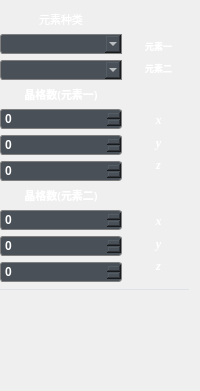
           <widget class="QWidget" name="page_9">
            <layout class="QHBoxLayout" name="horizontalLayout_46">
             <property name="leftMargin">
              <number>0</number>
             </property>
             <property name="bottomMargin">
              <number>100</number>
             </property>
             <item>
              <layout class="QVBoxLayout" name="verticalLayout_33" stretch="7,4,1">
               <item>
                <layout class="QVBoxLayout" name="verticalLayout_45" stretch="3,4">
                 <item>
                  <layout class="QHBoxLayout" name="horizontalLayout_3" stretch="2,1">
                   <item>
                    <layout class="QVBoxLayout" name="verticalLayout_4">
                     <item>
                      <widget class="QLabel" name="label">
                       <property name="sizePolicy">
                        <sizepolicy hsizetype="Preferred" vsizetype="Fixed">
                         <horstretch>0</horstretch>
                         <verstretch>0</verstretch>
                        </sizepolicy>
                       </property>
                       <property name="font">
                        <font>
                         <family>微软雅黑</family>
                         <pointsize>8</pointsize>
                         <weight>50</weight>
                         <bold>false</bold>
                        </font>
                       </property>
                       <property name="styleSheet">
                        <string notr="true">color: rgb(255, 255, 255);
</string>
                       </property>
                       <property name="text">
                        <string>元素种类</string>
                       </property>
                       <property name="alignment">
                        <set>Qt::AlignCenter</set>
                       </property>
                      </widget>
                     </item>
                     <item>
                      <widget class="QComboBox" name="comboBox">
                       <property name="font">
                        <font>
                         <family>Arial</family>
                         <weight>75</weight>
                         <bold>true</bold>
                        </font>
                       </property>
                       <property name="cursor">
                        <cursorShape>OpenHandCursor</cursorShape>
                       </property>
                       <property name="styleSheet">
                        <string notr="true">QComboBox{
	border: 1px solid gray;
    border-top-left-radius: 3px;
	border-bottom-left-radius: 3px;
    padding: 1px 2px 1px 2px;
    min-width: 3em;
	background-color: #495057;
	color: rgb(255, 255, 255);
}


</string>
                       </property>
                      </widget>
                     </item>
                     <item>
                      <widget class="QComboBox" name="comboBox_2">
                       <property name="font">
                        <font>
                         <family>Arial</family>
                         <weight>75</weight>
                         <bold>true</bold>
                        </font>
                       </property>
                       <property name="cursor">
                        <cursorShape>OpenHandCursor</cursorShape>
                       </property>
                       <property name="styleSheet">
                        <string notr="true">QComboBox{
	border: 1px solid gray;
    border-top-left-radius: 3px;
	border-bottom-left-radius: 3px;
    padding: 1px 2px 1px 2px;
    min-width: 3em;
	background-color: #495057;
	color: rgb(255, 255, 255);
}


</string>
                       </property>
                      </widget>
                     </item>
                    </layout>
                   </item>
                   <item>
                    <layout class="QVBoxLayout" name="verticalLayout_46" stretch="0,0,0">
                     <property name="bottomMargin">
                      <number>4</number>
                     </property>
                     <item>
                      <layout class="QHBoxLayout" name="horizontalLayout_4" stretch="1,7,1">
                       <property name="spacing">
                        <number>8</number>
                       </property>
                       <property name="topMargin">
                        <number>0</number>
                       </property>
                       <item>
                        <spacer name="horizontalSpacer_2">
                         <property name="orientation">
                          <enum>Qt::Horizontal</enum>
                         </property>
                         <property name="sizeHint" stdset="0">
                          <size>
                           <width>40</width>
                           <height>20</height>
                          </size>
                         </property>
                        </spacer>
                       </item>
                       <item>
                        <widget class="QLabel" name="label_8">
                         <property name="sizePolicy">
                          <sizepolicy hsizetype="Preferred" vsizetype="Preferred">
                           <horstretch>0</horstretch>
                           <verstretch>0</verstretch>
                          </sizepolicy>
                         </property>
                         <property name="styleSheet">
                          <string notr="true">border-image: url(:/background/原子.png);</string>
                         </property>
                         <property name="text">
                          <string/>
                         </property>
                        </widget>
                       </item>
                       <item>
                        <spacer name="horizontalSpacer">
                         <property name="orientation">
                          <enum>Qt::Horizontal</enum>
                         </property>
                         <property name="sizeHint" stdset="0">
                          <size>
                           <width>10</width>
                           <height>20</height>
                          </size>
                         </property>
                        </spacer>
                       </item>
                      </layout>
                     </item>
                     <item>
                      <widget class="QLabel" name="label_3">
                       <property name="sizePolicy">
                        <sizepolicy hsizetype="Preferred" vsizetype="Preferred">
                         <horstretch>0</horstretch>
                         <verstretch>0</verstretch>
                        </sizepolicy>
                       </property>
                       <property name="font">
                        <font>
                         <family>微软雅黑</family>
                         <pointsize>7</pointsize>
                         <weight>75</weight>
                         <bold>true</bold>
                        </font>
                       </property>
                       <property name="styleSheet">
                        <string notr="true">color: rgb(255, 255, 255);
</string>
                       </property>
                       <property name="text">
                        <string>元素一</string>
                       </property>
                       <property name="alignment">
                        <set>Qt::AlignCenter</set>
                       </property>
                      </widget>
                     </item>
                     <item>
                      <widget class="QLabel" name="label_2">
                       <property name="sizePolicy">
                        <sizepolicy hsizetype="Preferred" vsizetype="Preferred">
                         <horstretch>0</horstretch>
                         <verstretch>0</verstretch>
                        </sizepolicy>
                       </property>
                       <property name="font">
                        <font>
                         <family>微软雅黑</family>
                         <pointsize>7</pointsize>
                         <weight>75</weight>
                         <bold>true</bold>
                        </font>
                       </property>
                       <property name="styleSheet">
                        <string notr="true">color: rgb(255, 255, 255);
</string>
                       </property>
                       <property name="text">
                        <string>元素二</string>
                       </property>
                       <property name="alignment">
                        <set>Qt::AlignCenter</set>
                       </property>
                      </widget>
                     </item>
                    </layout>
                   </item>
                  </layout>
                 </item>
                 <item>
                  <layout class="QHBoxLayout" name="horizontalLayout_34" stretch="2,1">
                   <item>
                    <layout class="QVBoxLayout" name="verticalLayout_47">
                     <item>
                      <widget class="QLabel" name="label_4">
                       <property name="sizePolicy">
                        <sizepolicy hsizetype="Preferred" vsizetype="Fixed">
                         <horstretch>0</horstretch>
                         <verstretch>0</verstretch>
                        </sizepolicy>
                       </property>
                       <property name="font">
                        <font>
                         <family>微软雅黑</family>
                         <pointsize>8</pointsize>
                         <weight>75</weight>
                         <bold>true</bold>
                        </font>
                       </property>
                       <property name="styleSheet">
                        <string notr="true">color: rgb(255, 255, 255);
</string>
                       </property>
                       <property name="text">
                        <string>晶格数(元素一)</string>
                       </property>
                       <property name="alignment">
                        <set>Qt::AlignCenter</set>
                       </property>
                      </widget>
                     </item>
                     <item>
                      <widget class="QSpinBox" name="spinBox">
                       <property name="sizePolicy">
                        <sizepolicy hsizetype="Preferred" vsizetype="Fixed">
                         <horstretch>0</horstretch>
                         <verstretch>0</verstretch>
                        </sizepolicy>
                       </property>
                       <property name="font">
                        <font>
                         <family>Arial</family>
                         <weight>75</weight>
                         <bold>true</bold>
                        </font>
                       </property>
                       <property name="styleSheet">
                        <string notr="true">QSpinBox{
	color: rgb(255, 255, 255);
	border: 1px solid gray;
    border-radius: 3px;
    padding: 1px 2px 1px 2px;
    min-width: 3em;
	background-color: #495057;
}

</string>
                       </property>
                      </widget>
                     </item>
                     <item>
                      <widget class="QSpinBox" name="spinBox_2">
                       <property name="sizePolicy">
                        <sizepolicy hsizetype="Preferred" vsizetype="Fixed">
                         <horstretch>0</horstretch>
                         <verstretch>0</verstretch>
                        </sizepolicy>
                       </property>
                       <property name="font">
                        <font>
                         <family>Arial</family>
                         <weight>75</weight>
                         <bold>true</bold>
                        </font>
                       </property>
                       <property name="styleSheet">
                        <string notr="true">QSpinBox{
	color: rgb(255, 255, 255);
	border: 1px solid gray;
    border-radius: 3px;
    padding: 1px 2px 1px 2px;
    min-width: 3em;
	background-color: #495057;
}

</string>
                       </property>
                      </widget>
                     </item>
                     <item>
                      <widget class="QSpinBox" name="spinBox_3">
                       <property name="sizePolicy">
                        <sizepolicy hsizetype="Preferred" vsizetype="Fixed">
                         <horstretch>0</horstretch>
                         <verstretch>0</verstretch>
                        </sizepolicy>
                       </property>
                       <property name="font">
                        <font>
                         <family>Arial</family>
                         <weight>75</weight>
                         <bold>true</bold>
                        </font>
                       </property>
                       <property name="styleSheet">
                        <string notr="true">QSpinBox{
	color: rgb(255, 255, 255);
	border: 1px solid gray;
    border-radius: 3px;
    padding: 1px 2px 1px 2px;
    min-width: 3em;
	background-color: #495057;
}

</string>
                       </property>
                      </widget>
                     </item>
                    </layout>
                   </item>
                   <item>
                    <layout class="QVBoxLayout" name="verticalLayout_48">
                     <property name="bottomMargin">
                      <number>8</number>
                     </property>
                     <item>
                      <layout class="QHBoxLayout" name="horizontalLayout_43" stretch="1,6,1">
                       <item>
                        <spacer name="horizontalSpacer_4">
                         <property name="styleSheet">
                          <string>border-image: url(:/background/坐标系.png);</string>
                         </property>
                         <property name="orientation">
                          <enum>Qt::Horizontal</enum>
                         </property>
                         <property name="sizeHint" stdset="0">
                          <size>
                           <width>40</width>
                           <height>20</height>
                          </size>
                         </property>
                        </spacer>
                       </item>
                       <item>
                        <widget class="QLabel" name="label_9">
                         <property name="styleSheet">
                          <string notr="true">border-image: url(:/background/坐标系.png);</string>
                         </property>
                         <property name="text">
                          <string/>
                         </property>
                        </widget>
                       </item>
                       <item>
                        <spacer name="horizontalSpacer_3">
                         <property name="styleSheet">
                          <string>border-image: url(:/background/坐标系.png);</string>
                         </property>
                         <property name="orientation">
                          <enum>Qt::Horizontal</enum>
                         </property>
                         <property name="sizeHint" stdset="0">
                          <size>
                           <width>40</width>
                           <height>20</height>
                          </size>
                         </property>
                        </spacer>
                       </item>
                      </layout>
                     </item>
                     <item>
                      <widget class="QLabel" name="label_5">
                       <property name="font">
                        <font>
                         <family>Times New Roman</family>
                         <pointsize>9</pointsize>
                         <weight>75</weight>
                         <italic>true</italic>
                         <bold>true</bold>
                        </font>
                       </property>
                       <property name="styleSheet">
                        <string notr="true">color: rgb(255, 255, 255);
</string>
                       </property>
                       <property name="text">
                        <string>x</string>
                       </property>
                       <property name="alignment">
                        <set>Qt::AlignCenter</set>
                       </property>
                      </widget>
                     </item>
                     <item>
                      <widget class="QLabel" name="label_6">
                       <property name="font">
                        <font>
                         <family>Times New Roman</family>
                         <pointsize>9</pointsize>
                         <weight>75</weight>
                         <italic>true</italic>
                         <bold>true</bold>
                        </font>
                       </property>
                       <property name="styleSheet">
                        <string notr="true">color: rgb(255, 255, 255);
</string>
                       </property>
                       <property name="text">
                        <string>y</string>
                       </property>
                       <property name="alignment">
                        <set>Qt::AlignCenter</set>
                       </property>
                      </widget>
                     </item>
                     <item>
                      <widget class="QLabel" name="label_7">
                       <property name="font">
                        <font>
                         <family>Times New Roman</family>
                         <pointsize>9</pointsize>
                         <weight>75</weight>
                         <italic>true</italic>
                         <bold>true</bold>
                        </font>
                       </property>
                       <property name="styleSheet">
                        <string notr="true">color: rgb(255, 255, 255);
</string>
                       </property>
                       <property name="text">
                        <string>z</string>
                       </property>
                       <property name="alignment">
                        <set>Qt::AlignCenter</set>
                       </property>
                      </widget>
                     </item>
                    </layout>
                   </item>
                  </layout>
                 </item>
                </layout>
               </item>
               <item>
                <layout class="QHBoxLayout" name="horizontalLayout_44" stretch="2,1">
                 <item>
                  <layout class="QVBoxLayout" name="verticalLayout_49">
                   <item>
                    <widget class="QLabel" name="label_52">
                     <property name="sizePolicy">
                      <sizepolicy hsizetype="Preferred" vsizetype="Fixed">
                       <horstretch>0</horstretch>
                       <verstretch>0</verstretch>
                      </sizepolicy>
                     </property>
                     <property name="font">
                      <font>
                       <family>微软雅黑</family>
                       <pointsize>8</pointsize>
                       <weight>75</weight>
                       <bold>true</bold>
                      </font>
                     </property>
                     <property name="styleSheet">
                      <string notr="true">color: rgb(255, 255, 255);
</string>
                     </property>
                     <property name="text">
                      <string>晶格数(元素二)</string>
                     </property>
                     <property name="alignment">
                      <set>Qt::AlignCenter</set>
                     </property>
                    </widget>
                   </item>
                   <item>
                    <widget class="QSpinBox" name="spinBox_9">
                     <property name="sizePolicy">
                      <sizepolicy hsizetype="Preferred" vsizetype="Fixed">
                       <horstretch>0</horstretch>
                       <verstretch>0</verstretch>
                      </sizepolicy>
                     </property>
                     <property name="font">
                      <font>
                       <family>Arial</family>
                       <weight>75</weight>
                       <bold>true</bold>
                      </font>
                     </property>
                     <property name="styleSheet">
                      <string notr="true">QSpinBox{
	color: rgb(255, 255, 255);
	border: 1px solid gray;
    border-radius: 3px;
    padding: 1px 2px 1px 2px;
    min-width: 3em;
	background-color: #495057;
}

</string>
                     </property>
                    </widget>
                   </item>
                   <item>
                    <widget class="QSpinBox" name="spinBox_10">
                     <property name="sizePolicy">
                      <sizepolicy hsizetype="Preferred" vsizetype="Fixed">
                       <horstretch>0</horstretch>
                       <verstretch>0</verstretch>
                      </sizepolicy>
                     </property>
                     <property name="font">
                      <font>
                       <family>Arial</family>
                       <weight>75</weight>
                       <bold>true</bold>
                      </font>
                     </property>
                     <property name="styleSheet">
                      <string notr="true">QSpinBox{
	color: rgb(255, 255, 255);
	border: 1px solid gray;
    border-radius: 3px;
    padding: 1px 2px 1px 2px;
    min-width: 3em;
	background-color: #495057;
}

</string>
                     </property>
                    </widget>
                   </item>
                   <item>
                    <widget class="QSpinBox" name="spinBox_13">
                     <property name="sizePolicy">
                      <sizepolicy hsizetype="Preferred" vsizetype="Fixed">
                       <horstretch>0</horstretch>
                       <verstretch>0</verstretch>
                      </sizepolicy>
                     </property>
                     <property name="font">
                      <font>
                       <family>Arial</family>
                       <weight>75</weight>
                       <bold>true</bold>
                      </font>
                     </property>
                     <property name="styleSheet">
                      <string notr="true">QSpinBox{
	color: rgb(255, 255, 255);
	border: 1px solid gray;
    border-radius: 3px;
    padding: 1px 2px 1px 2px;
    min-width: 3em;
	background-color: #495057;
}

</string>
                     </property>
                    </widget>
                   </item>
                  </layout>
                 </item>
                 <item>
                  <layout class="QVBoxLayout" name="verticalLayout_50">
                   <property name="bottomMargin">
                    <number>8</number>
                   </property>
                   <item>
                    <layout class="QHBoxLayout" name="horizontalLayout_45" stretch="1,6,1">
                     <item>
                      <spacer name="horizontalSpacer_21">
                       <property name="styleSheet">
                        <string>border-image: url(:/background/坐标系.png);</string>
                       </property>
                       <property name="orientation">
                        <enum>Qt::Horizontal</enum>
                       </property>
                       <property name="sizeHint" stdset="0">
                        <size>
                         <width>40</width>
                         <height>20</height>
                        </size>
                       </property>
                      </spacer>
                     </item>
                     <item>
                      <widget class="QLabel" name="label_53">
                       <property name="styleSheet">
                        <string notr="true">border-image: url(:/background/坐标系.png);</string>
                       </property>
                       <property name="text">
                        <string/>
                       </property>
                      </widget>
                     </item>
                     <item>
                      <spacer name="horizontalSpacer_24">
                       <property name="styleSheet">
                        <string>border-image: url(:/background/坐标系.png);</string>
                       </property>
                       <property name="orientation">
                        <enum>Qt::Horizontal</enum>
                       </property>
                       <property name="sizeHint" stdset="0">
                        <size>
                         <width>40</width>
                         <height>20</height>
                        </size>
                       </property>
                      </spacer>
                     </item>
                    </layout>
                   </item>
                   <item>
                    <widget class="QLabel" name="label_54">
                     <property name="font">
                      <font>
                       <family>Times New Roman</family>
                       <pointsize>9</pointsize>
                       <weight>75</weight>
                       <italic>true</italic>
                       <bold>true</bold>
                      </font>
                     </property>
                     <property name="styleSheet">
                      <string notr="true">color: rgb(255, 255, 255);
</string>
                     </property>
                     <property name="text">
                      <string>x</string>
                     </property>
                     <property name="alignment">
                      <set>Qt::AlignCenter</set>
                     </property>
                    </widget>
                   </item>
                   <item>
                    <widget class="QLabel" name="label_55">
                     <property name="font">
                      <font>
                       <family>Times New Roman</family>
                       <pointsize>9</pointsize>
                       <weight>75</weight>
                       <italic>true</italic>
                       <bold>true</bold>
                      </font>
                     </property>
                     <property name="styleSheet">
                      <string notr="true">color: rgb(255, 255, 255);
</string>
                     </property>
                     <property name="text">
                      <string>y</string>
                     </property>
                     <property name="alignment">
                      <set>Qt::AlignCenter</set>
                     </property>
                    </widget>
                   </item>
                   <item>
                    <widget class="QLabel" name="label_56">
                     <property name="font">
                      <font>
                       <family>Times New Roman</family>
                       <pointsize>9</pointsize>
                       <weight>75</weight>
                       <italic>true</italic>
                       <bold>true</bold>
                      </font>
                     </property>
                     <property name="styleSheet">
                      <string notr="true">color: rgb(255, 255, 255);
</string>
                     </property>
                     <property name="text">
                      <string>z</string>
                     </property>
                     <property name="alignment">
                      <set>Qt::AlignCenter</set>
                     </property>
                    </widget>
                   </item>
                  </layout>
                 </item>
                </layout>
               </item>
               <item>
                <widget class="QFrame" name="frame_2">
                 <property name="styleSheet">
                  <string notr="true">QFrame {
    color: #dee2e6; /* 修改线条颜色 */

}</string>
                 </property>
                 <property name="frameShape">
                  <enum>QFrame::HLine</enum>
                 </property>
                 <property name="frameShadow">
                  <enum>QFrame::Plain</enum>
                 </property>
                </widget>
               </item>
              </layout>
             </item>
            </layout>
           </widget>
